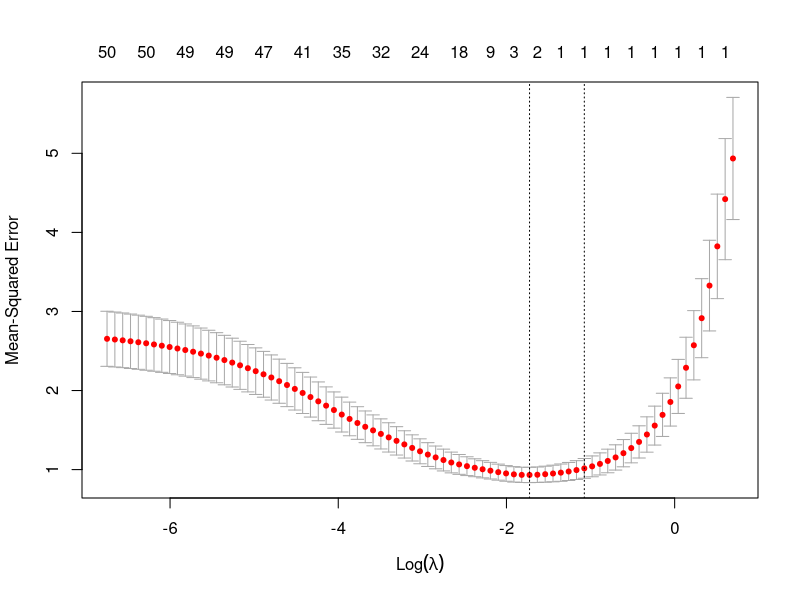
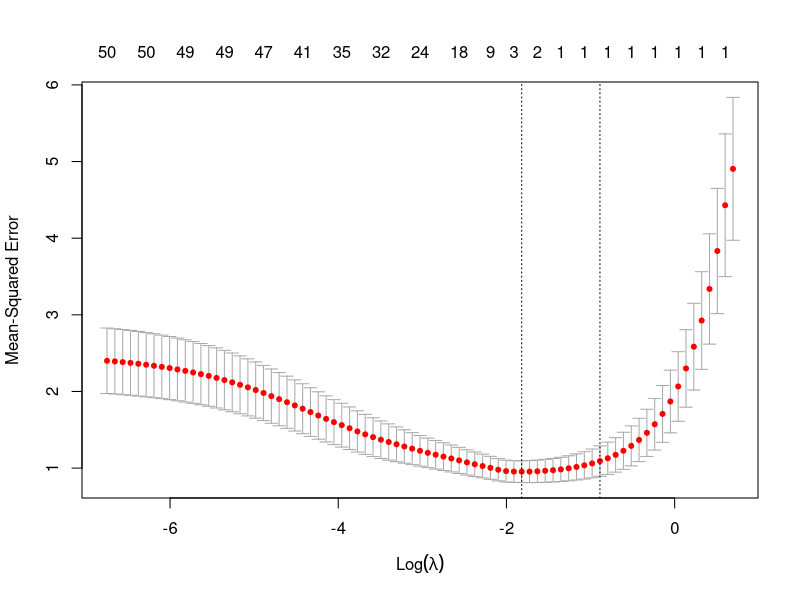

The R script that drew these images, in order:
## Regularization using ridge or LASSO
 library(glmnet)
 
 ### Regularization with random data
 
 ## Create objects for model using random data
 set.seed(541534)
 X <- matrix(rnorm(100*50), 100, 50)
 y <- rnorm(100)
 y <- rnorm(100, 2*X[, 31])
 
 
 # Fit LASSO regression model (default)
 mod_lasso <- cv.glmnet(X, y)
 
 # Fit ridge regression model
 mod_ridge <- cv.glmnet(X, y, alpha = 0)
 
 # Fit blended model
 mod_blend <- cv.glmnet(X, y, alpha = .2)
 
 ## Plot coefficients relatve to different lambda values
 plot(mod_lasso)
 
 coef(mod_lasso)
 
 ## Perform cross-validation on model
 mod_cv <- cv.glmnet(X, y, nlambda = 100, maxit = 1000, type.measure = "mse")
 
 ## Plot change in MSE
 plot(mod_cv)
 
 ## Find specific lambda values
 mod_cv$lambda.min
 mod_cv$lambda.1se
 
 ## Coefficients associated with selected lambda (mod_cv$lambda.1se)
 coef(mod_cv)
 
 
 
 
# End script
 